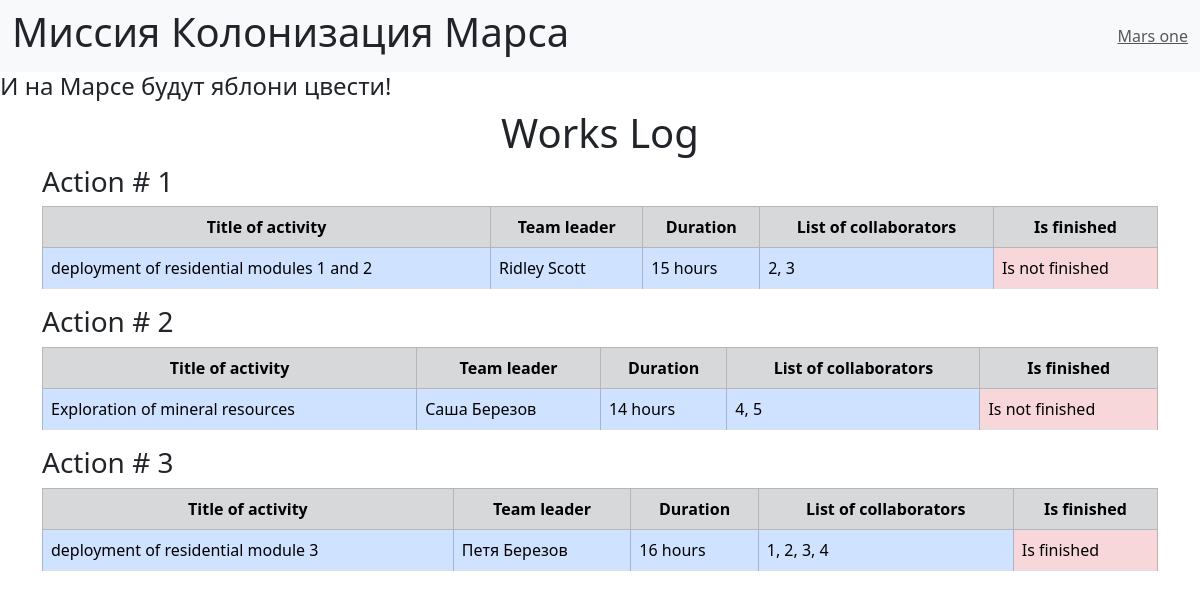
The page / on the database its author committed.
### SQL/data/jobs.py (models this page shows, shortened)
class Jobs(SqlAlchemyBase):
    __tablename__ = 'jobs'
    id = sqlalchemy.Column(sqlalchemy.Integer, primary_key=True, autoincrement=True)
    job = sqlalchemy.Column(sqlalchemy.String, nullable=True)
    work_size = sqlalchemy.Column(sqlalchemy.Integer)
    collaborators = sqlalchemy.Column(sqlalchemy.String, nullable=True)
    start_date = sqlalchemy.Column(sqlalchemy.DateTime, nullable=True)
    end_date = sqlalchemy.Column(sqlalchemy.DateTime, nullable=True)
    is_finished = sqlalchemy.Column(sqlalchemy.Boolean, nullable=True)
    team_leader = sqlalchemy.Column(sqlalchemy.Integer, sqlalchemy.ForeignKey("users.id"))
    user = orm.relationship('User')

### main.py (the view)
@app.route('/')
def works_log():
    global_init('SQL/db/mars.db')
    session = create_session()
    jobs = session.query(Jobs)
    captions = ['Title of activity', 'Team leader', 'Duration', 'List of collaborators', 'Is finished']
    team_leaders = [f"{user.name} {user.surname}" for job in jobs
                    for user in session.query(User).filter(User.id == job.team_leader)]
    return render_template('work.html', jobs=jobs, captions=captions, team_leaders=team_leaders)

### SQL/data/db_session.py (called while the page is built, shortened)
def global_init(db_file):
    global __factory
    if __factory:
        return

def create_session() -> Session:
    global __factory
    return __factory()

### templates/work.html (shortened to what this page needs)
{% extends "base.html"%}
{% block content %}
    <h1>Works Log</h1>
    {% for job in jobs%}
          <h3>Action # {{job.id}}</h3>
          <table class="table table-striped table-bordered">
          <tr class="table-secondary">
              {% for caption in captions%}
                    <th style="text-align: center;">{{caption}}</th>
              {% endfor%}
          </tr>
          <tr style="max-height: 100px">
              {% if job.is_finished %}
                 {% set is_finished = "Is finished" %}
              {% else %}
                 {% set is_finished = "Is not finished" %}
              {% endif %}
              <td class="table-primary">{{ job.job }}</td>
              <td class="table-primary">{{ team_leaders[loop.index - 1] }}</td>
              <td class="table-primary">{{ job.work_size }} hours</td>
              <td class="table-primary">{{ job.collaborators }}</td>
              <td class="table-danger">{{ is_finished }}</td>
          </tr>
          </table>
    {% endfor%}
{% endblock %}

### templates/base.html (shortened to what this page needs)
<!DOCTYPE html>
<html lang="en">
<head>
    <link rel="stylesheet" href="/static/css/style.css">
    <link href="https://cdn.jsdelivr.net/npm/bootstrap@5.3.3/dist/css/bootstrap.min.css" rel="stylesheet">
</head>
<body>
<nav class="navbar navbar-expand-lg bg-body-tertiary">
  <div class="container-fluid">
   <h1>Миссия Колонизация Марса</h1>
      <a class="navbar-text" href="#">
        Mars one
      </a>
    </div>
</nav>
<h4>И на Марсе будут яблони цвести!</h4>
<main role="main" class="container">
    {% block content %}
    {% endblock %}
</main>
</body>
</html>

### static/css/style.css (style rules this page uses)
h1, h2 { text-align: center; }

### rows shown on the page
Jobs: id "1", captions "Title of activity" "Team leader" "Duration" "List of collaborators" "Is finished", job "deployment of residential modules 1 and 2", team_leaders "Ridley Scott", work_size "15", collaborators "2, 3", is_finished "Is not finished"
Jobs: id "2", captions "Title of activity" "Team leader" "Duration" "List of collaborators" "Is finished", job "Exploration of mineral resources", team_leaders "Саша Березов", work_size "14", collaborators "4, 5", is_finished "Is not finished"
Jobs: id "3", captions "Title of activity" "Team leader" "Duration" "List of collaborators" "Is finished", job "deployment of residential module 3", team_leaders "Петя Березов", work_size "16", collaborators "1, 2, 3, 4", is_finished "Is finished"
